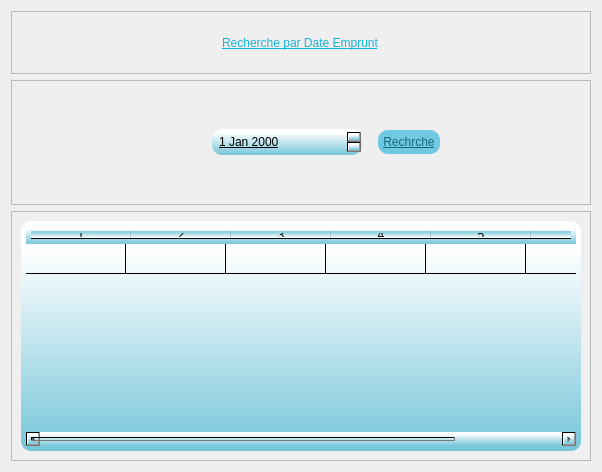
<?xml version="1.0" encoding="UTF-8"?>
<ui version="4.0">
 <class>Dialog</class>
 <widget class="QDialog" name="Dialog">
  <property name="geometry">
   <rect>
    <x>0</x>
    <y>0</y>
    <width>602</width>
    <height>472</height>
   </rect>
  </property>
  <property name="windowTitle">
   <string>Dialog</string>
  </property>
  <property name="styleSheet">
   <string notr="true">background-image: url(b.png);</string>
  </property>
  <layout class="QVBoxLayout" name="verticalLayout" stretch="1,2,4">
   <item>
    <widget class="QFrame" name="frame">
     <property name="frameShape">
      <enum>QFrame::StyledPanel</enum>
     </property>
     <property name="frameShadow">
      <enum>QFrame::Raised</enum>
     </property>
     <layout class="QHBoxLayout" name="horizontalLayout">
      <item alignment="Qt::AlignHCenter">
       <widget class="QLabel" name="label">
        <property name="styleSheet">
         <string notr="true">font: 18pt &quot;Bauhaus 93&quot;;
text-decoration: underline;
color: qlineargradient(spread:pad, x1:1, y1:1, x2:1, y2:0.12, stop:0 rgba(22, 179, 218, 255), stop:1 rgba(255, 255, 255, 255));</string>
        </property>
        <property name="text">
         <string>Recherche par Date Emprunt</string>
        </property>
       </widget>
      </item>
     </layout>
    </widget>
   </item>
   <item>
    <widget class="QFrame" name="frame_2">
     <property name="frameShape">
      <enum>QFrame::StyledPanel</enum>
     </property>
     <property name="frameShadow">
      <enum>QFrame::Raised</enum>
     </property>
     <layout class="QHBoxLayout" name="horizontalLayout_2" stretch="2,1">
      <property name="leftMargin">
       <number>200</number>
      </property>
      <property name="rightMargin">
       <number>140</number>
      </property>
      <item>
       <widget class="QDateEdit" name="dateEdit">
        <property name="styleSheet">
         <string notr="true">font: bold 12px/25px Arial, sans-serif;  
border-radius: 10px;
color: rgb(0, 0, 0);
background-color: qlineargradient(spread:pad, x1:1, y1:1, x2:1, y2:0.12, stop:0 rgba(118, 198, 218, 255), stop:1 rgba(255, 255, 255, 255));
padding:5;
font: 9pt &quot;Malgun Gothic&quot;;
text-decoration: underline;</string>
        </property>
       </widget>
      </item>
      <item>
       <widget class="QPushButton" name="pushButton">
        <property name="cursor">
         <cursorShape>PointingHandCursor</cursorShape>
        </property>
        <property name="styleSheet">
         <string notr="true">  margin: 10px;
font: bold 12px/25px Arial, sans-serif;  
border-radius: 10px;
color: #19667d;
background: #70c9e3;
padding:5;
font: 14pt &quot;Impact&quot;;
text-decoration: underline;</string>
        </property>
        <property name="text">
         <string>Rechrche</string>
        </property>
       </widget>
      </item>
     </layout>
    </widget>
   </item>
   <item>
    <widget class="QFrame" name="frame_3">
     <property name="frameShape">
      <enum>QFrame::StyledPanel</enum>
     </property>
     <property name="frameShadow">
      <enum>QFrame::Raised</enum>
     </property>
     <layout class="QHBoxLayout" name="horizontalLayout_3">
      <item>
       <widget class="QTableWidget" name="tableWidget">
        <property name="styleSheet">
         <string notr="true">font: bold 12px/25px Arial, sans-serif;  
border-radius: 10px;
color: rgb(0, 0, 0);

background-color: qlineargradient(spread:pad, x1:1, y1:1, x2:1, y2:0.12, stop:0 rgba(118, 198, 218, 255), stop:1 rgba(255, 255, 255, 255));

padding:5;
font: 11pt &quot;Malgun Gothic&quot;;
text-decoration: underline;</string>
        </property>
        <property name="verticalScrollMode">
         <enum>QAbstractItemView::ScrollPerPixel</enum>
        </property>
        <property name="horizontalScrollMode">
         <enum>QAbstractItemView::ScrollPerPixel</enum>
        </property>
        <property name="rowCount">
         <number>1</number>
        </property>
        <property name="columnCount">
         <number>7</number>
        </property>
        <attribute name="verticalHeaderVisible">
         <bool>false</bool>
        </attribute>
        <row/>
        <column/>
        <column/>
        <column/>
        <column/>
        <column/>
        <column/>
        <column/>
        <item row="0" column="0">
         <property name="text">
          <string/>
         </property>
        </item>
       </widget>
      </item>
     </layout>
    </widget>
   </item>
  </layout>
 </widget>
 <resources/>
 <connections/>
</ui>
